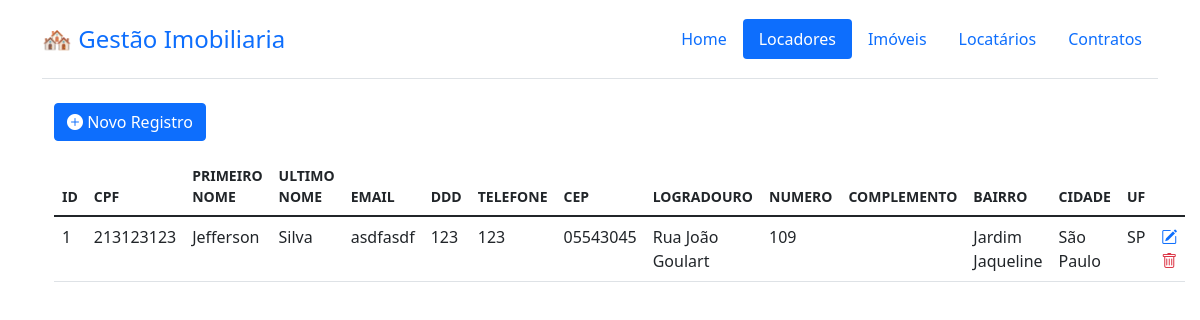
Screenshot of /locador/ with the database file from the repository.
### tables this page shows
CREATE TABLE `locador` (
	`id` integer primary key NOT NULL UNIQUE,
	`cpf` TEXT NOT NULL,
	`primeiro_nome` TEXT NOT NULL,
	`ultimo_nome` TEXT NOT NULL,
	`email` TEXT NOT NULL,
	`ddd` INTEGER NOT NULL,
	`telefone` TEXT NOT NULL,
	`cep` TEXT NOT NULL,
	`logradouro` TEXT NOT NULL,
	`numero` TEXT NOT NULL,
	`complemento` TEXT,
	`bairro` TEXT NOT NULL,
	`cidade` INTEGER NOT NULL,
	`uf` INTEGER NOT NULL
);

### gestao_imobiliaria/views/locador.py (the view)
@locador.route("/locador/")
def locador_list():
    PAGE_TITLE = PAGE_NAME
    db = get_db()
    colunas = get_column_names(db, table="locador")
    dados = db.execute(
        """
        SELECT *
        FROM locador
        ORDER BY id DESC;
        """
    ).fetchall()
    if dados is None:
        dados = []
    return render_template(
        "list.html",
        dados=dados,
        colunas=colunas,
        page_title=PAGE_TITLE,
        blueprint=PAGE_NAME,
    )

### gestao_imobiliaria/db.py (called while the page is built)
def get_db():
    if "db" not in g:
        g.db = sqlite3.connect(
            os.getenv("DATABASE_URL"), detect_types=sqlite3.PARSE_DECLTYPES
        )
        g.db.row_factory = sqlite3.Row
    return g.db

### gestao_imobiliaria/views/utils.py (called while the page is built)
@cache
def get_column_names(db, table):
    cursor = db.execute(f"PRAGMA table_info({table})")
    colunas = [column[1] for column in cursor.fetchall()]
    for i in range(len(colunas)):
        colunas[i] = colunas[i].replace("id_", "")
        colunas[i] = colunas[i].replace("_", " ")
        colunas[i] = colunas[i].upper()
    return colunas

### gestao_imobiliaria/templates/list.html (shortened to what this page needs)
{% extends "base.html" %}
{% block content %}
  <div class="container justify-content-left w-100 position-relative">
    <div class="container-buttons text-start mb-3">
      <a href={{ url_for(blueprint +'.cadastro') }}
        <button type="button" class="btn btn-primary"><i class="bi bi-plus-circle-fill"></i> Novo Registro </button>
      </a>
    </div>
    <table class="table table-hover">
      <thead>
        <tr>
          {% for coluna in colunas %}
            <th scope="col" class="small">{{ coluna }}</th>
          {% endfor %}
          <th scope="col" class="w-auto"></th>
        </tr>
      </thead>
      <tbody>
        {% for dado in dados %}
          <tr>
            {% for value in dado %}
              <td>{{ value }}</td>
            {% endfor %}
            <td class="text-center">
              <a href="{{ url_for(blueprint +'.edit', id=dado.id) }}"><i class="bi bi-pencil-square"></i></a>
              <a href="{{ url_for(blueprint + '.delete', id=dado.id) }}"><i class="bi bi-trash text-danger"></i></a>
            </td>
          </tr>
        {% endfor %}
      </tbody>
    </table>
  </div>
{% endblock %}

### gestao_imobiliaria/templates/base.html (style rules this page uses)
.table td:last-child, .table th:last-child { width: 6%; }

### rows the page displays
locador: dado "1" "123", cpf "213123123", primeiro_nome "Jefferson", ultimo_nome "Silva", email "asdfasdf", telefone "123", cep "05543045", logradouro "Rua João Goulart", numero "109", bairro "Jardim Jaqueline", cidade "São Paulo", uf "SP"

### other values shown
{{ coluna }} "ID" "CPF" "PRIMEIRO NOME" "ULTIMO NOME" "EMAIL" "DDD" "TELEFONE" "CEP" "LOGRADOURO" "NUMERO" "COMPLEMENTO" "BAIRRO" "CIDADE" "UF"
